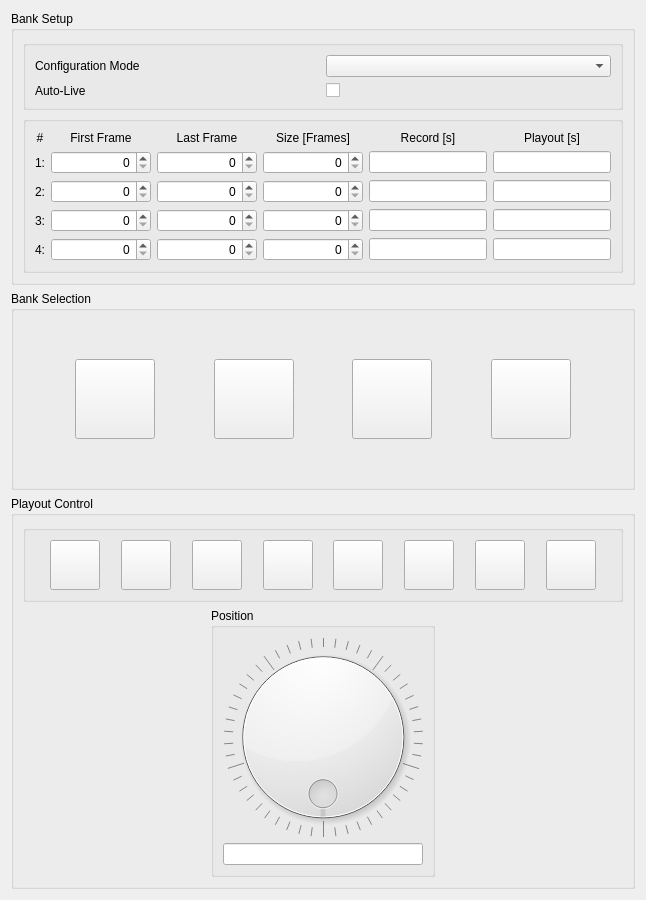
<?xml version="1.0" encoding="UTF-8"?>
<ui version="4.0">
 <class>UI_PlayBackBox</class>
 <widget class="QWidget" name="UI_PlayBackBox">
  <property name="geometry">
   <rect>
    <x>0</x>
    <y>0</y>
    <width>646</width>
    <height>900</height>
   </rect>
  </property>
  <property name="windowTitle">
   <string>Form</string>
  </property>
  <property name="styleSheet">
   <string notr="true"/>
  </property>
  <layout class="QVBoxLayout" name="verticalLayout">
   <item>
    <widget class="QGroupBox" name="gpbBankSetup">
     <property name="title">
      <string>Bank Setup</string>
     </property>
     <layout class="QVBoxLayout" name="verticalLayout_2">
      <item>
       <widget class="QGroupBox" name="groupBox_2">
        <property name="title">
         <string/>
        </property>
        <layout class="QGridLayout" name="gridLayout_3">
         <item row="0" column="0">
          <widget class="QLabel" name="lblBankSetup">
           <property name="text">
            <string>Configuration Mode</string>
           </property>
           <property name="alignment">
            <set>Qt::AlignLeading|Qt::AlignLeft|Qt::AlignVCenter</set>
           </property>
          </widget>
         </item>
         <item row="0" column="1">
          <widget class="QComboBox" name="cbxBankSetup">
           <property name="minimumSize">
            <size>
             <width>200</width>
             <height>0</height>
            </size>
           </property>
          </widget>
         </item>
         <item row="1" column="1">
          <widget class="QCheckBox" name="cbxAutoLive">
           <property name="text">
            <string/>
           </property>
          </widget>
         </item>
         <item row="1" column="0">
          <widget class="QLabel" name="lblAutoLive">
           <property name="text">
            <string>Auto-Live</string>
           </property>
          </widget>
         </item>
        </layout>
       </widget>
      </item>
      <item>
       <widget class="QGroupBox" name="groupBox">
        <property name="title">
         <string/>
        </property>
        <layout class="QGridLayout" name="gridLayout_2">
         <item row="2" column="0">
          <widget class="QLabel" name="lblBankId1">
           <property name="frameShape">
            <enum>QFrame::NoFrame</enum>
           </property>
           <property name="text">
            <string>2:</string>
           </property>
           <property name="alignment">
            <set>Qt::AlignCenter</set>
           </property>
          </widget>
         </item>
         <item row="0" column="2">
          <widget class="QLabel" name="lblEndFrame">
           <property name="minimumSize">
            <size>
             <width>100</width>
             <height>0</height>
            </size>
           </property>
           <property name="text">
            <string>Last Frame</string>
           </property>
           <property name="alignment">
            <set>Qt::AlignCenter</set>
           </property>
          </widget>
         </item>
         <item row="1" column="0">
          <widget class="QLabel" name="lblBankId0">
           <property name="frameShape">
            <enum>QFrame::NoFrame</enum>
           </property>
           <property name="text">
            <string>1:</string>
           </property>
           <property name="alignment">
            <set>Qt::AlignCenter</set>
           </property>
          </widget>
         </item>
         <item row="2" column="5">
          <widget class="QLineEdit" name="letPlayOutDuration1">
           <property name="minimumSize">
            <size>
             <width>100</width>
             <height>0</height>
            </size>
           </property>
           <property name="focusPolicy">
            <enum>Qt::NoFocus</enum>
           </property>
           <property name="alignment">
            <set>Qt::AlignRight|Qt::AlignTrailing|Qt::AlignVCenter</set>
           </property>
           <property name="readOnly">
            <bool>true</bool>
           </property>
          </widget>
         </item>
         <item row="0" column="4">
          <widget class="QLabel" name="lblRecordDuration">
           <property name="text">
            <string>Record [s]</string>
           </property>
           <property name="alignment">
            <set>Qt::AlignCenter</set>
           </property>
          </widget>
         </item>
         <item row="0" column="0">
          <widget class="QLabel" name="lblBankId">
           <property name="frameShape">
            <enum>QFrame::NoFrame</enum>
           </property>
           <property name="text">
            <string>#</string>
           </property>
           <property name="alignment">
            <set>Qt::AlignCenter</set>
           </property>
          </widget>
         </item>
         <item row="0" column="1">
          <widget class="QLabel" name="lblStartFrame">
           <property name="minimumSize">
            <size>
             <width>100</width>
             <height>0</height>
            </size>
           </property>
           <property name="text">
            <string>First Frame</string>
           </property>
           <property name="alignment">
            <set>Qt::AlignCenter</set>
           </property>
          </widget>
         </item>
         <item row="1" column="1">
          <widget class="QSpinBox" name="sbxStartFrame0">
           <property name="minimumSize">
            <size>
             <width>100</width>
             <height>0</height>
            </size>
           </property>
           <property name="alignment">
            <set>Qt::AlignRight|Qt::AlignTrailing|Qt::AlignVCenter</set>
           </property>
           <property name="maximum">
            <number>3000</number>
           </property>
          </widget>
         </item>
         <item row="4" column="0">
          <widget class="QLabel" name="lblBankId3">
           <property name="frameShape">
            <enum>QFrame::NoFrame</enum>
           </property>
           <property name="text">
            <string>4:</string>
           </property>
           <property name="alignment">
            <set>Qt::AlignCenter</set>
           </property>
          </widget>
         </item>
         <item row="1" column="2">
          <widget class="QSpinBox" name="sbxEndFrame0">
           <property name="minimumSize">
            <size>
             <width>100</width>
             <height>0</height>
            </size>
           </property>
           <property name="alignment">
            <set>Qt::AlignRight|Qt::AlignTrailing|Qt::AlignVCenter</set>
           </property>
           <property name="maximum">
            <number>3000</number>
           </property>
          </widget>
         </item>
         <item row="1" column="3">
          <widget class="QSpinBox" name="sbxSize0">
           <property name="minimumSize">
            <size>
             <width>100</width>
             <height>0</height>
            </size>
           </property>
           <property name="alignment">
            <set>Qt::AlignRight|Qt::AlignTrailing|Qt::AlignVCenter</set>
           </property>
           <property name="maximum">
            <number>3000</number>
           </property>
          </widget>
         </item>
         <item row="3" column="1">
          <widget class="QSpinBox" name="sbxStartFrame2">
           <property name="minimumSize">
            <size>
             <width>100</width>
             <height>0</height>
            </size>
           </property>
           <property name="alignment">
            <set>Qt::AlignRight|Qt::AlignTrailing|Qt::AlignVCenter</set>
           </property>
           <property name="maximum">
            <number>3000</number>
           </property>
          </widget>
         </item>
         <item row="3" column="0">
          <widget class="QLabel" name="lblBankId2">
           <property name="frameShape">
            <enum>QFrame::NoFrame</enum>
           </property>
           <property name="text">
            <string>3:</string>
           </property>
           <property name="alignment">
            <set>Qt::AlignCenter</set>
           </property>
          </widget>
         </item>
         <item row="2" column="1">
          <widget class="QSpinBox" name="sbxStartFrame1">
           <property name="minimumSize">
            <size>
             <width>100</width>
             <height>0</height>
            </size>
           </property>
           <property name="alignment">
            <set>Qt::AlignRight|Qt::AlignTrailing|Qt::AlignVCenter</set>
           </property>
           <property name="maximum">
            <number>3000</number>
           </property>
          </widget>
         </item>
         <item row="0" column="5">
          <widget class="QLabel" name="lblPlayOutDuration">
           <property name="text">
            <string>Playout [s]</string>
           </property>
           <property name="alignment">
            <set>Qt::AlignCenter</set>
           </property>
          </widget>
         </item>
         <item row="0" column="3">
          <widget class="QLabel" name="lblSize">
           <property name="text">
            <string>Size [Frames]</string>
           </property>
           <property name="alignment">
            <set>Qt::AlignCenter</set>
           </property>
          </widget>
         </item>
         <item row="1" column="4">
          <widget class="QLineEdit" name="letRecordDuration0">
           <property name="minimumSize">
            <size>
             <width>100</width>
             <height>0</height>
            </size>
           </property>
           <property name="focusPolicy">
            <enum>Qt::NoFocus</enum>
           </property>
           <property name="alignment">
            <set>Qt::AlignRight|Qt::AlignTrailing|Qt::AlignVCenter</set>
           </property>
           <property name="readOnly">
            <bool>true</bool>
           </property>
          </widget>
         </item>
         <item row="4" column="4">
          <widget class="QLineEdit" name="letRecordDuration3">
           <property name="minimumSize">
            <size>
             <width>100</width>
             <height>0</height>
            </size>
           </property>
           <property name="focusPolicy">
            <enum>Qt::NoFocus</enum>
           </property>
           <property name="alignment">
            <set>Qt::AlignRight|Qt::AlignTrailing|Qt::AlignVCenter</set>
           </property>
           <property name="readOnly">
            <bool>true</bool>
           </property>
          </widget>
         </item>
         <item row="1" column="5">
          <widget class="QLineEdit" name="letPlayOutDuration0">
           <property name="minimumSize">
            <size>
             <width>100</width>
             <height>0</height>
            </size>
           </property>
           <property name="focusPolicy">
            <enum>Qt::NoFocus</enum>
           </property>
           <property name="alignment">
            <set>Qt::AlignRight|Qt::AlignTrailing|Qt::AlignVCenter</set>
           </property>
           <property name="readOnly">
            <bool>true</bool>
           </property>
          </widget>
         </item>
         <item row="3" column="4">
          <widget class="QLineEdit" name="letRecordDuration2">
           <property name="minimumSize">
            <size>
             <width>100</width>
             <height>0</height>
            </size>
           </property>
           <property name="focusPolicy">
            <enum>Qt::NoFocus</enum>
           </property>
           <property name="alignment">
            <set>Qt::AlignRight|Qt::AlignTrailing|Qt::AlignVCenter</set>
           </property>
           <property name="readOnly">
            <bool>true</bool>
           </property>
          </widget>
         </item>
         <item row="2" column="2">
          <widget class="QSpinBox" name="sbxEndFrame1">
           <property name="minimumSize">
            <size>
             <width>100</width>
             <height>0</height>
            </size>
           </property>
           <property name="alignment">
            <set>Qt::AlignRight|Qt::AlignTrailing|Qt::AlignVCenter</set>
           </property>
           <property name="maximum">
            <number>3000</number>
           </property>
          </widget>
         </item>
         <item row="4" column="1">
          <widget class="QSpinBox" name="sbxStartFrame3">
           <property name="minimumSize">
            <size>
             <width>100</width>
             <height>0</height>
            </size>
           </property>
           <property name="alignment">
            <set>Qt::AlignRight|Qt::AlignTrailing|Qt::AlignVCenter</set>
           </property>
           <property name="maximum">
            <number>3000</number>
           </property>
          </widget>
         </item>
         <item row="3" column="2">
          <widget class="QSpinBox" name="sbxEndFrame2">
           <property name="minimumSize">
            <size>
             <width>100</width>
             <height>0</height>
            </size>
           </property>
           <property name="alignment">
            <set>Qt::AlignRight|Qt::AlignTrailing|Qt::AlignVCenter</set>
           </property>
           <property name="maximum">
            <number>3000</number>
           </property>
          </widget>
         </item>
         <item row="3" column="3">
          <widget class="QSpinBox" name="sbxSize2">
           <property name="minimumSize">
            <size>
             <width>100</width>
             <height>0</height>
            </size>
           </property>
           <property name="alignment">
            <set>Qt::AlignRight|Qt::AlignTrailing|Qt::AlignVCenter</set>
           </property>
           <property name="maximum">
            <number>3000</number>
           </property>
          </widget>
         </item>
         <item row="2" column="3">
          <widget class="QSpinBox" name="sbxSize1">
           <property name="minimumSize">
            <size>
             <width>100</width>
             <height>0</height>
            </size>
           </property>
           <property name="alignment">
            <set>Qt::AlignRight|Qt::AlignTrailing|Qt::AlignVCenter</set>
           </property>
           <property name="maximum">
            <number>3000</number>
           </property>
          </widget>
         </item>
         <item row="4" column="3">
          <widget class="QSpinBox" name="sbxSize3">
           <property name="minimumSize">
            <size>
             <width>100</width>
             <height>0</height>
            </size>
           </property>
           <property name="alignment">
            <set>Qt::AlignRight|Qt::AlignTrailing|Qt::AlignVCenter</set>
           </property>
           <property name="maximum">
            <number>3000</number>
           </property>
          </widget>
         </item>
         <item row="2" column="4">
          <widget class="QLineEdit" name="letRecordDuration1">
           <property name="minimumSize">
            <size>
             <width>100</width>
             <height>0</height>
            </size>
           </property>
           <property name="focusPolicy">
            <enum>Qt::NoFocus</enum>
           </property>
           <property name="alignment">
            <set>Qt::AlignRight|Qt::AlignTrailing|Qt::AlignVCenter</set>
           </property>
           <property name="readOnly">
            <bool>true</bool>
           </property>
          </widget>
         </item>
         <item row="4" column="5">
          <widget class="QLineEdit" name="letPlayOutDuration3">
           <property name="minimumSize">
            <size>
             <width>100</width>
             <height>0</height>
            </size>
           </property>
           <property name="focusPolicy">
            <enum>Qt::NoFocus</enum>
           </property>
           <property name="alignment">
            <set>Qt::AlignRight|Qt::AlignTrailing|Qt::AlignVCenter</set>
           </property>
           <property name="readOnly">
            <bool>true</bool>
           </property>
          </widget>
         </item>
         <item row="3" column="5">
          <widget class="QLineEdit" name="letPlayOutDuration2">
           <property name="minimumSize">
            <size>
             <width>100</width>
             <height>0</height>
            </size>
           </property>
           <property name="focusPolicy">
            <enum>Qt::NoFocus</enum>
           </property>
           <property name="alignment">
            <set>Qt::AlignRight|Qt::AlignTrailing|Qt::AlignVCenter</set>
           </property>
           <property name="readOnly">
            <bool>true</bool>
           </property>
          </widget>
         </item>
         <item row="4" column="2">
          <widget class="QSpinBox" name="sbxEndFrame3">
           <property name="minimumSize">
            <size>
             <width>100</width>
             <height>0</height>
            </size>
           </property>
           <property name="alignment">
            <set>Qt::AlignRight|Qt::AlignTrailing|Qt::AlignVCenter</set>
           </property>
           <property name="maximum">
            <number>3000</number>
           </property>
          </widget>
         </item>
        </layout>
       </widget>
      </item>
     </layout>
    </widget>
   </item>
   <item>
    <widget class="QGroupBox" name="gpbBankSelection">
     <property name="title">
      <string>Bank Selection</string>
     </property>
     <layout class="QVBoxLayout" name="verticalLayout_3">
      <item>
       <layout class="QHBoxLayout" name="horizontalLayout_4">
        <item>
         <spacer name="hspBankleft">
          <property name="orientation">
           <enum>Qt::Horizontal</enum>
          </property>
          <property name="sizeHint" stdset="0">
           <size>
            <width>40</width>
            <height>20</height>
           </size>
          </property>
         </spacer>
        </item>
        <item>
         <widget class="QToolButton" name="btnBank0">
          <property name="minimumSize">
           <size>
            <width>80</width>
            <height>80</height>
           </size>
          </property>
          <property name="maximumSize">
           <size>
            <width>80</width>
            <height>80</height>
           </size>
          </property>
          <property name="focusPolicy">
           <enum>Qt::NoFocus</enum>
          </property>
          <property name="text">
           <string/>
          </property>
          <property name="iconSize">
           <size>
            <width>48</width>
            <height>48</height>
           </size>
          </property>
          <property name="checkable">
           <bool>true</bool>
          </property>
          <property name="checked">
           <bool>false</bool>
          </property>
          <property name="autoRepeat">
           <bool>false</bool>
          </property>
          <property name="toolButtonStyle">
           <enum>Qt::ToolButtonTextUnderIcon</enum>
          </property>
         </widget>
        </item>
        <item>
         <spacer name="hspBank0">
          <property name="orientation">
           <enum>Qt::Horizontal</enum>
          </property>
          <property name="sizeHint" stdset="0">
           <size>
            <width>40</width>
            <height>20</height>
           </size>
          </property>
         </spacer>
        </item>
        <item>
         <widget class="QToolButton" name="btnBank1">
          <property name="minimumSize">
           <size>
            <width>80</width>
            <height>80</height>
           </size>
          </property>
          <property name="maximumSize">
           <size>
            <width>80</width>
            <height>80</height>
           </size>
          </property>
          <property name="focusPolicy">
           <enum>Qt::NoFocus</enum>
          </property>
          <property name="text">
           <string/>
          </property>
          <property name="iconSize">
           <size>
            <width>48</width>
            <height>48</height>
           </size>
          </property>
          <property name="checkable">
           <bool>true</bool>
          </property>
          <property name="toolButtonStyle">
           <enum>Qt::ToolButtonTextUnderIcon</enum>
          </property>
         </widget>
        </item>
        <item>
         <spacer name="hspBank1">
          <property name="orientation">
           <enum>Qt::Horizontal</enum>
          </property>
          <property name="sizeHint" stdset="0">
           <size>
            <width>40</width>
            <height>20</height>
           </size>
          </property>
         </spacer>
        </item>
        <item>
         <widget class="QToolButton" name="btnBank2">
          <property name="minimumSize">
           <size>
            <width>80</width>
            <height>80</height>
           </size>
          </property>
          <property name="maximumSize">
           <size>
            <width>80</width>
            <height>80</height>
           </size>
          </property>
          <property name="focusPolicy">
           <enum>Qt::NoFocus</enum>
          </property>
          <property name="text">
           <string/>
          </property>
          <property name="iconSize">
           <size>
            <width>48</width>
            <height>48</height>
           </size>
          </property>
          <property name="checkable">
           <bool>true</bool>
          </property>
          <property name="toolButtonStyle">
           <enum>Qt::ToolButtonTextUnderIcon</enum>
          </property>
         </widget>
        </item>
        <item>
         <spacer name="hspBank2">
          <property name="orientation">
           <enum>Qt::Horizontal</enum>
          </property>
          <property name="sizeHint" stdset="0">
           <size>
            <width>40</width>
            <height>20</height>
           </size>
          </property>
         </spacer>
        </item>
        <item>
         <widget class="QToolButton" name="btnBank3">
          <property name="minimumSize">
           <size>
            <width>80</width>
            <height>80</height>
           </size>
          </property>
          <property name="maximumSize">
           <size>
            <width>80</width>
            <height>80</height>
           </size>
          </property>
          <property name="focusPolicy">
           <enum>Qt::NoFocus</enum>
          </property>
          <property name="text">
           <string/>
          </property>
          <property name="iconSize">
           <size>
            <width>48</width>
            <height>48</height>
           </size>
          </property>
          <property name="checkable">
           <bool>true</bool>
          </property>
          <property name="toolButtonStyle">
           <enum>Qt::ToolButtonTextUnderIcon</enum>
          </property>
         </widget>
        </item>
        <item>
         <spacer name="hspBank3">
          <property name="orientation">
           <enum>Qt::Horizontal</enum>
          </property>
          <property name="sizeHint" stdset="0">
           <size>
            <width>40</width>
            <height>20</height>
           </size>
          </property>
         </spacer>
        </item>
       </layout>
      </item>
     </layout>
    </widget>
   </item>
   <item>
    <widget class="QGroupBox" name="gbpPlayOutControl">
     <property name="title">
      <string>Playout Control</string>
     </property>
     <layout class="QGridLayout" name="gridLayout">
      <item row="1" column="0">
       <layout class="QGridLayout" name="gridLayout_4">
        <item row="0" column="0">
         <spacer name="horizontalSpacer_7">
          <property name="orientation">
           <enum>Qt::Horizontal</enum>
          </property>
          <property name="sizeHint" stdset="0">
           <size>
            <width>40</width>
            <height>20</height>
           </size>
          </property>
         </spacer>
        </item>
        <item row="0" column="1">
         <widget class="QGroupBox" name="gpbPosition">
          <property name="title">
           <string>Position</string>
          </property>
          <layout class="QVBoxLayout" name="verticalLayout_5">
           <item>
            <widget class="QDial" name="Position">
             <property name="minimumSize">
              <size>
               <width>200</width>
               <height>200</height>
              </size>
             </property>
             <property name="focusPolicy">
              <enum>Qt::NoFocus</enum>
             </property>
             <property name="maximum">
              <number>50</number>
             </property>
             <property name="wrapping">
              <bool>true</bool>
             </property>
             <property name="notchTarget">
              <double>3.700000000000000</double>
             </property>
             <property name="notchesVisible">
              <bool>true</bool>
             </property>
            </widget>
           </item>
           <item>
            <widget class="QLineEdit" name="letPosition">
             <property name="focusPolicy">
              <enum>Qt::NoFocus</enum>
             </property>
             <property name="alignment">
              <set>Qt::AlignRight|Qt::AlignTrailing|Qt::AlignVCenter</set>
             </property>
             <property name="readOnly">
              <bool>true</bool>
             </property>
            </widget>
           </item>
          </layout>
         </widget>
        </item>
        <item row="0" column="2">
         <spacer name="horizontalSpacer_10">
          <property name="orientation">
           <enum>Qt::Horizontal</enum>
          </property>
          <property name="sizeHint" stdset="0">
           <size>
            <width>40</width>
            <height>20</height>
           </size>
          </property>
         </spacer>
        </item>
       </layout>
      </item>
      <item row="0" column="0">
       <widget class="QGroupBox" name="groupBox_3">
        <property name="title">
         <string/>
        </property>
        <layout class="QHBoxLayout" name="horizontalLayout_2">
         <item>
          <spacer name="horizontalSpacer_2">
           <property name="orientation">
            <enum>Qt::Horizontal</enum>
           </property>
           <property name="sizeHint" stdset="0">
            <size>
             <width>40</width>
             <height>20</height>
            </size>
           </property>
          </spacer>
         </item>
         <item>
          <widget class="QPushButton" name="btnRecord">
           <property name="minimumSize">
            <size>
             <width>50</width>
             <height>50</height>
            </size>
           </property>
           <property name="maximumSize">
            <size>
             <width>60</width>
             <height>60</height>
            </size>
           </property>
           <property name="focusPolicy">
            <enum>Qt::NoFocus</enum>
           </property>
           <property name="toolTip">
            <string>Record</string>
           </property>
           <property name="text">
            <string/>
           </property>
           <property name="icon">
            <iconset resource="../ressource/ressource.qrc">
             <normaloff>:/icons/icons/record_red_icon.ico</normaloff>:/icons/icons/record_red_icon.ico</iconset>
           </property>
           <property name="iconSize">
            <size>
             <width>32</width>
             <height>32</height>
            </size>
           </property>
           <property name="checkable">
            <bool>false</bool>
           </property>
          </widget>
         </item>
         <item>
          <spacer name="horizontalSpacer_11">
           <property name="orientation">
            <enum>Qt::Horizontal</enum>
           </property>
           <property name="sizeHint" stdset="0">
            <size>
             <width>40</width>
             <height>20</height>
            </size>
           </property>
          </spacer>
         </item>
         <item>
          <widget class="QPushButton" name="btnLive">
           <property name="minimumSize">
            <size>
             <width>50</width>
             <height>50</height>
            </size>
           </property>
           <property name="maximumSize">
            <size>
             <width>60</width>
             <height>60</height>
            </size>
           </property>
           <property name="focusPolicy">
            <enum>Qt::NoFocus</enum>
           </property>
           <property name="toolTip">
            <string>Live</string>
           </property>
           <property name="text">
            <string/>
           </property>
           <property name="icon">
            <iconset resource="../ressource/ressource.qrc">
             <normaloff>:/icons/icons/live.png</normaloff>:/icons/icons/live.png</iconset>
           </property>
           <property name="iconSize">
            <size>
             <width>32</width>
             <height>32</height>
            </size>
           </property>
          </widget>
         </item>
         <item>
          <spacer name="horizontalSpacer">
           <property name="orientation">
            <enum>Qt::Horizontal</enum>
           </property>
           <property name="sizeHint" stdset="0">
            <size>
             <width>40</width>
             <height>20</height>
            </size>
           </property>
          </spacer>
         </item>
         <item>
          <widget class="QPushButton" name="btnLast">
           <property name="minimumSize">
            <size>
             <width>50</width>
             <height>50</height>
            </size>
           </property>
           <property name="maximumSize">
            <size>
             <width>60</width>
             <height>60</height>
            </size>
           </property>
           <property name="focusPolicy">
            <enum>Qt::NoFocus</enum>
           </property>
           <property name="text">
            <string/>
           </property>
           <property name="icon">
            <iconset resource="../ressource/ressource.qrc">
             <normaloff>:/icons/icons/last_icon.ico</normaloff>:/icons/icons/last_icon.ico</iconset>
           </property>
           <property name="iconSize">
            <size>
             <width>32</width>
             <height>32</height>
            </size>
           </property>
           <property name="checkable">
            <bool>false</bool>
           </property>
          </widget>
         </item>
         <item>
          <spacer name="horizontalSpacer_3">
           <property name="orientation">
            <enum>Qt::Horizontal</enum>
           </property>
           <property name="sizeHint" stdset="0">
            <size>
             <width>40</width>
             <height>20</height>
            </size>
           </property>
          </spacer>
         </item>
         <item>
          <widget class="QPushButton" name="btnRewind">
           <property name="minimumSize">
            <size>
             <width>50</width>
             <height>50</height>
            </size>
           </property>
           <property name="maximumSize">
            <size>
             <width>60</width>
             <height>60</height>
            </size>
           </property>
           <property name="focusPolicy">
            <enum>Qt::NoFocus</enum>
           </property>
           <property name="text">
            <string/>
           </property>
           <property name="icon">
            <iconset resource="../ressource/ressource.qrc">
             <normaloff>:/icons/icons/rew_icon.ico</normaloff>:/icons/icons/rew_icon.ico</iconset>
           </property>
           <property name="iconSize">
            <size>
             <width>32</width>
             <height>32</height>
            </size>
           </property>
           <property name="checkable">
            <bool>false</bool>
           </property>
          </widget>
         </item>
         <item>
          <spacer name="horizontalSpacer_4">
           <property name="orientation">
            <enum>Qt::Horizontal</enum>
           </property>
           <property name="sizeHint" stdset="0">
            <size>
             <width>40</width>
             <height>20</height>
            </size>
           </property>
          </spacer>
         </item>
         <item>
          <widget class="QPushButton" name="btnStop">
           <property name="minimumSize">
            <size>
             <width>50</width>
             <height>50</height>
            </size>
           </property>
           <property name="maximumSize">
            <size>
             <width>60</width>
             <height>60</height>
            </size>
           </property>
           <property name="focusPolicy">
            <enum>Qt::NoFocus</enum>
           </property>
           <property name="toolTip">
            <string>Pause/Stop</string>
           </property>
           <property name="text">
            <string/>
           </property>
           <property name="icon">
            <iconset resource="../ressource/ressource.qrc">
             <normaloff>:/icons/icons/stop_icon.ico</normaloff>:/icons/icons/stop_icon.ico</iconset>
           </property>
           <property name="iconSize">
            <size>
             <width>32</width>
             <height>32</height>
            </size>
           </property>
           <property name="checkable">
            <bool>false</bool>
           </property>
          </widget>
         </item>
         <item>
          <spacer name="horizontalSpacer_5">
           <property name="orientation">
            <enum>Qt::Horizontal</enum>
           </property>
           <property name="sizeHint" stdset="0">
            <size>
             <width>40</width>
             <height>20</height>
            </size>
           </property>
          </spacer>
         </item>
         <item>
          <widget class="QPushButton" name="btnPlay">
           <property name="minimumSize">
            <size>
             <width>50</width>
             <height>50</height>
            </size>
           </property>
           <property name="maximumSize">
            <size>
             <width>60</width>
             <height>60</height>
            </size>
           </property>
           <property name="focusPolicy">
            <enum>Qt::NoFocus</enum>
           </property>
           <property name="toolTip">
            <string>PLay</string>
           </property>
           <property name="text">
            <string/>
           </property>
           <property name="icon">
            <iconset resource="../ressource/ressource.qrc">
             <normaloff>:/icons/icons/play_icon.ico</normaloff>:/icons/icons/play_icon.ico</iconset>
           </property>
           <property name="iconSize">
            <size>
             <width>32</width>
             <height>32</height>
            </size>
           </property>
           <property name="checkable">
            <bool>false</bool>
           </property>
          </widget>
         </item>
         <item>
          <spacer name="horizontalSpacer_6">
           <property name="orientation">
            <enum>Qt::Horizontal</enum>
           </property>
           <property name="sizeHint" stdset="0">
            <size>
             <width>40</width>
             <height>20</height>
            </size>
           </property>
          </spacer>
         </item>
         <item>
          <widget class="QPushButton" name="btnForward">
           <property name="minimumSize">
            <size>
             <width>50</width>
             <height>50</height>
            </size>
           </property>
           <property name="maximumSize">
            <size>
             <width>60</width>
             <height>60</height>
            </size>
           </property>
           <property name="focusPolicy">
            <enum>Qt::NoFocus</enum>
           </property>
           <property name="text">
            <string/>
           </property>
           <property name="icon">
            <iconset resource="../ressource/ressource.qrc">
             <normaloff>:/icons/icons/forw_icon.ico</normaloff>:/icons/icons/forw_icon.ico</iconset>
           </property>
           <property name="iconSize">
            <size>
             <width>32</width>
             <height>32</height>
            </size>
           </property>
           <property name="checkable">
            <bool>false</bool>
           </property>
          </widget>
         </item>
         <item>
          <spacer name="horizontalSpacer_8">
           <property name="orientation">
            <enum>Qt::Horizontal</enum>
           </property>
           <property name="sizeHint" stdset="0">
            <size>
             <width>40</width>
             <height>20</height>
            </size>
           </property>
          </spacer>
         </item>
         <item>
          <widget class="QPushButton" name="btnFirst">
           <property name="minimumSize">
            <size>
             <width>50</width>
             <height>50</height>
            </size>
           </property>
           <property name="maximumSize">
            <size>
             <width>60</width>
             <height>60</height>
            </size>
           </property>
           <property name="focusPolicy">
            <enum>Qt::NoFocus</enum>
           </property>
           <property name="text">
            <string/>
           </property>
           <property name="icon">
            <iconset resource="../ressource/ressource.qrc">
             <normaloff>:/icons/icons/next_icon.ico</normaloff>:/icons/icons/next_icon.ico</iconset>
           </property>
           <property name="iconSize">
            <size>
             <width>32</width>
             <height>32</height>
            </size>
           </property>
           <property name="checkable">
            <bool>false</bool>
           </property>
          </widget>
         </item>
         <item>
          <spacer name="horizontalSpacer_9">
           <property name="orientation">
            <enum>Qt::Horizontal</enum>
           </property>
           <property name="sizeHint" stdset="0">
            <size>
             <width>40</width>
             <height>20</height>
            </size>
           </property>
          </spacer>
         </item>
        </layout>
       </widget>
      </item>
     </layout>
    </widget>
   </item>
  </layout>
 </widget>
 <tabstops>
  <tabstop>cbxBankSetup</tabstop>
  <tabstop>sbxStartFrame0</tabstop>
  <tabstop>sbxEndFrame0</tabstop>
  <tabstop>sbxSize0</tabstop>
  <tabstop>sbxStartFrame1</tabstop>
  <tabstop>sbxEndFrame1</tabstop>
  <tabstop>sbxSize1</tabstop>
  <tabstop>sbxStartFrame2</tabstop>
  <tabstop>sbxEndFrame2</tabstop>
  <tabstop>sbxSize2</tabstop>
  <tabstop>sbxStartFrame3</tabstop>
  <tabstop>sbxEndFrame3</tabstop>
  <tabstop>sbxSize3</tabstop>
 </tabstops>
 <resources>
  <include location="../ressource/ressource.qrc"/>
  <include location="../ressource/ressource.qrc"/>
  <include location="../ressource/ressource.qrc"/>
  <include location="ressource.qrc"/>
 </resources>
 <connections/>
</ui>
